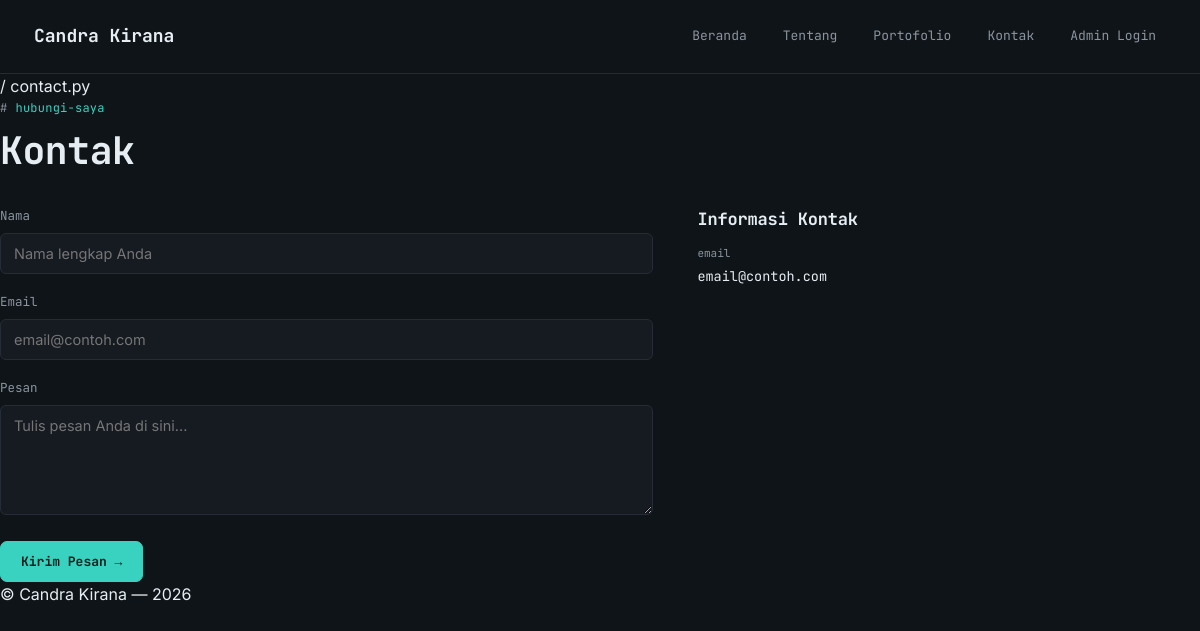
/contact, run on an earlier commit of the app's database.
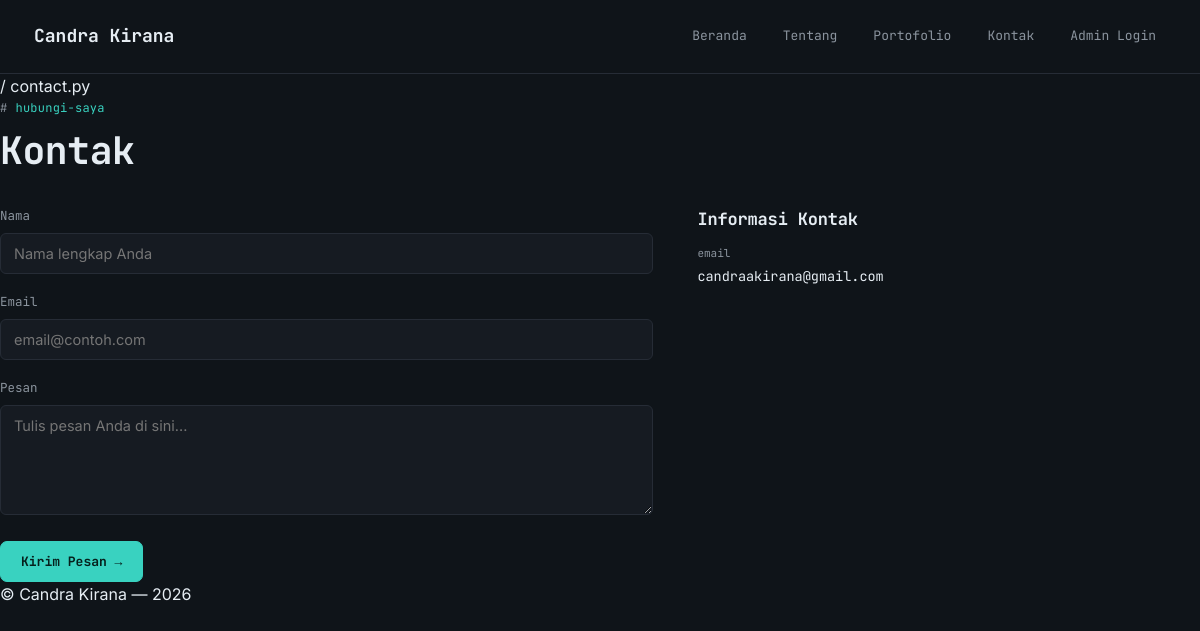
And on a later commit of the database.
### models.py (models this page shows, shortened)
class Profile(db.Model):
    __tablename__ = 'profile'
    id = db.Column(db.Integer, primary_key=True)
    name = db.Column(db.String(120), nullable=False, default='Nama Anda')
    headline = db.Column(db.String(200), default='Mahasiswa Informatika')
    about = db.Column(db.Text, default='Ceritakan sedikit tentang diri Anda di sini.')
    photo = db.Column(db.String(120), default='default-profile.png')
    email = db.Column(db.String(120), default='')
    github_url = db.Column(db.String(200), default='')
    linkedin_url = db.Column(db.String(200), default='')
    skills = db.relationship('Skill', backref='profile', lazy=True, cascade='all, delete-orphan')

### app.py (the view, shortened to what this page needs)
@app.route('/contact', methods=['GET', 'POST'])
def contact():
    profile = get_profile()
    return render_template('contact.html', profile=profile)

### app.py (called while the page is built)
def get_profile():
    profile = Profile.query.first()
    if profile is None:
        profile = Profile()
        db.session.add(profile)
        db.session.commit()
    return profile

@app.context_processor
def inject_globals():
    try:
        profile = get_profile()
    except Exception:
        profile = None
    return {
        'site_name': app.config.get('SITE_NAME', 'Portofolio'),
        'current_year': datetime.utcnow().year,
        'profile': profile,
    }

### templates/contact.html (shortened to what this page needs)
{% extends 'base.html' %}
{% block titlebar_path %}/ contact.py{% endblock %}
{% block content %}
<div class="eyebrow">hubungi-saya</div>
<h1 style="margin-bottom:34px;">Kontak</h1>
<div class="contact-grid">
  <form method="POST" action="{{ url_for('contact') }}">
    <div class="form-group">
      <label for="name">Nama</label>
      <input class="form-control" type="text" id="name" name="name" placeholder="Nama lengkap Anda" required>
    </div>
    <div class="form-group">
      <label for="email">Email</label>
      <input class="form-control" type="email" id="email" name="email" placeholder="email@contoh.com" required>
    </div>
    <div class="form-group">
      <label for="message">Pesan</label>
      <textarea class="form-control" id="message" name="message" placeholder="Tulis pesan Anda di sini..." required></textarea>
    </div>
    <button type="submit" class="btn btn-primary">Kirim Pesan →</button>
  </form>
  <div>
    <h3>Informasi Kontak</h3>
    {% if profile.email %}
    <div class="contact-info-item"><span>email</span>{{ profile.email }}</div>
    {% endif %}
  </div>
</div>
{% endblock %}

What changed in the data, as far as the page shows it:
changed Profile: email "email@contoh.com" → "candraakirana@gmail.com"
